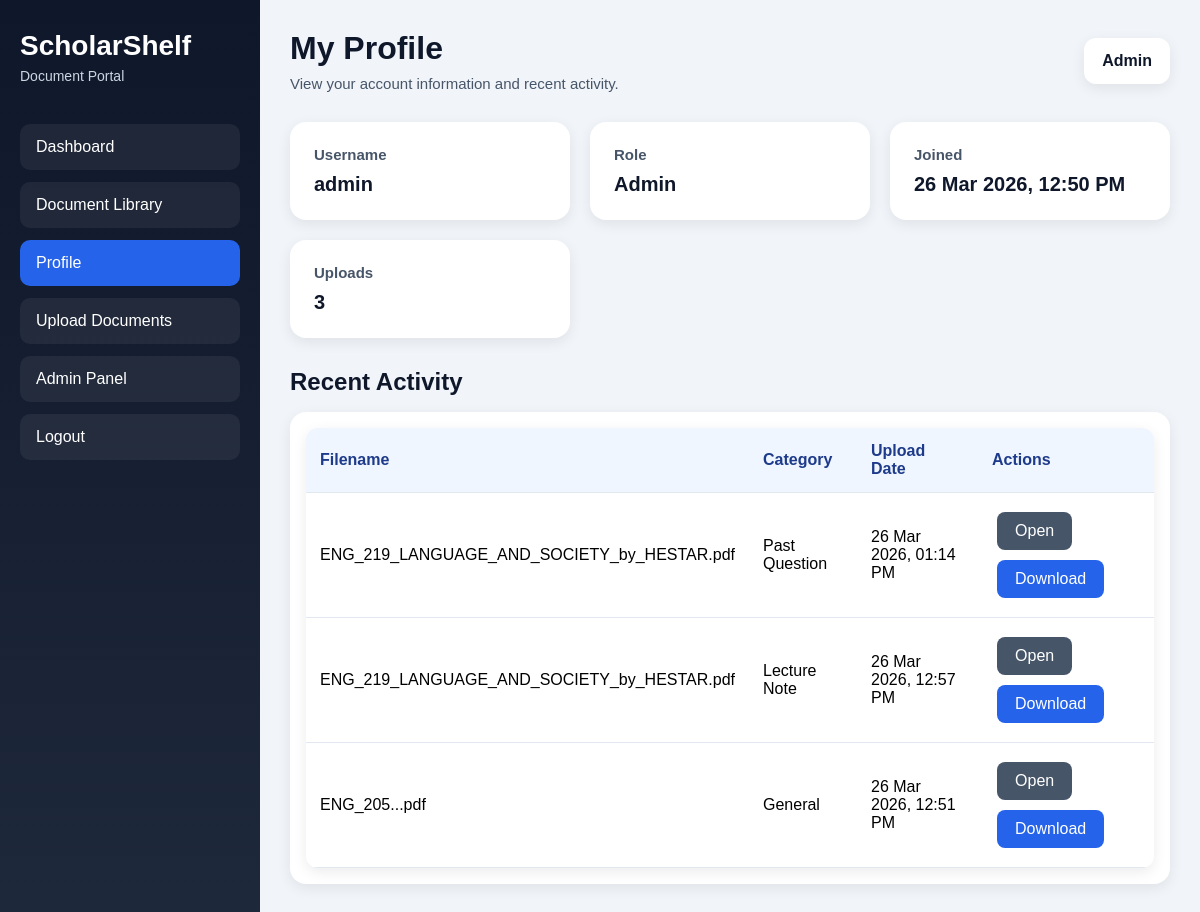
The page /profile (signed in) on the database as committed earlier.
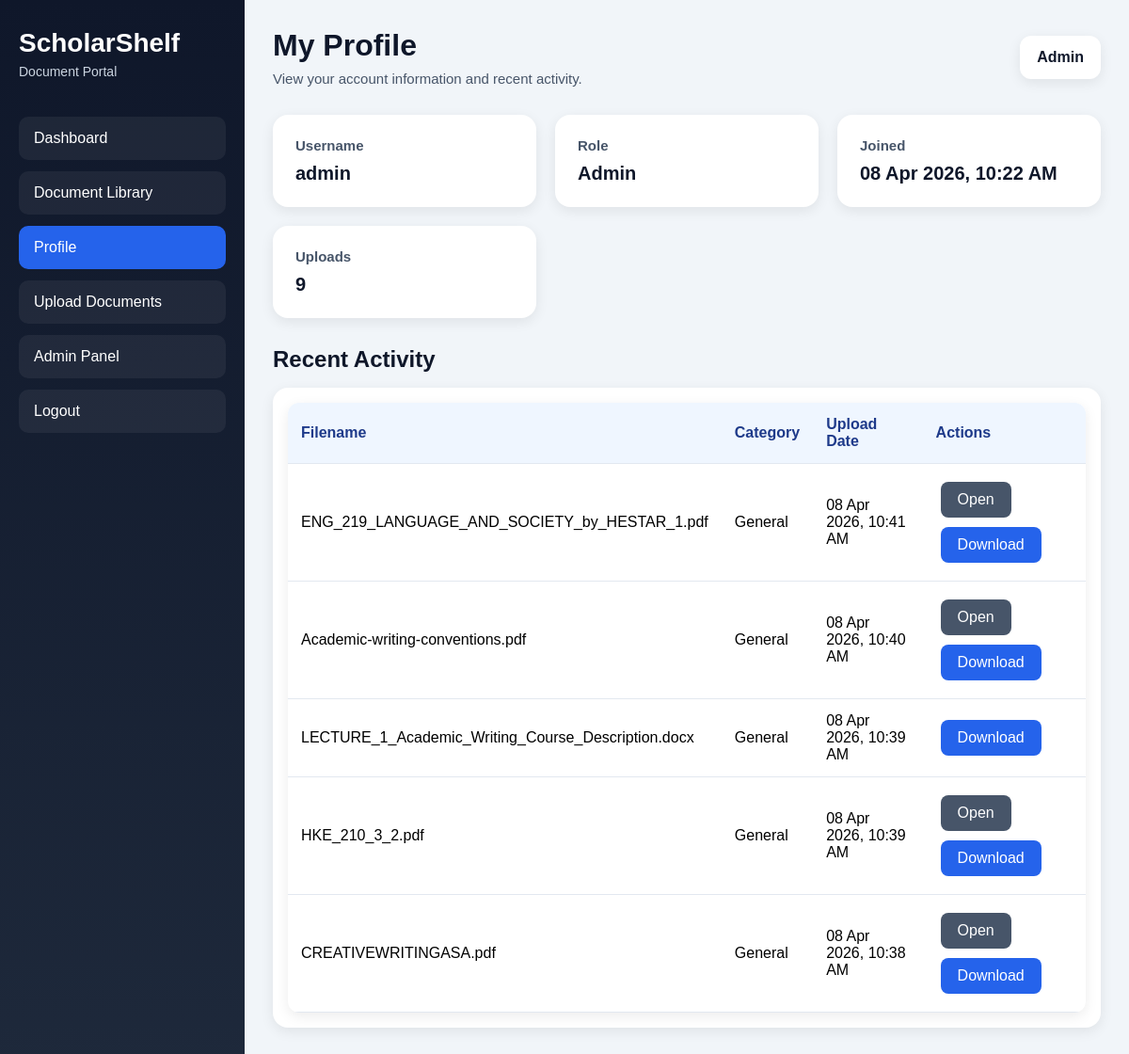
The same page on the database as committed later.
### tables this page shows
CREATE TABLE users (
            id INTEGER PRIMARY KEY AUTOINCREMENT,
            username TEXT UNIQUE NOT NULL,
            password TEXT NOT NULL,
            role TEXT NOT NULL DEFAULT 'member',
            created_at TEXT DEFAULT CURRENT_TIMESTAMP
        );

CREATE TABLE documents (
            id INTEGER PRIMARY KEY AUTOINCREMENT,
            filename TEXT NOT NULL,
            original_filename TEXT NOT NULL,
            uploaded_by TEXT NOT NULL,
            category TEXT NOT NULL DEFAULT 'General',
            upload_date TEXT DEFAULT CURRENT_TIMESTAMP
        );

### app.py (the view)
@app.route("/profile")
def profile():
    if not is_logged_in():
        flash("Please login first.", "warning")
        return redirect(url_for("login"))
    conn = get_db_connection()
    cursor = conn.cursor()
    cursor.execute("SELECT * FROM users WHERE username = ?", (session["username"],))
    user = cursor.fetchone()
    cursor.execute("SELECT COUNT(*) AS uploaded_count FROM documents WHERE uploaded_by = ?", (session["username"],))
    uploaded_count = cursor.fetchone()["uploaded_count"]
    cursor.execute("""
        SELECT * FROM documents
        WHERE uploaded_by = ?
        ORDER BY id DESC
        LIMIT 5
    """, (session["username"],))
    recent_user_docs = cursor.fetchall()
    conn.close()
    return render_template(
        "profile.html",
        user=user,
        uploaded_count=uploaded_count,
        recent_user_docs=recent_user_docs
    )

### app.py (called while the page is built)
def get_db_connection():
    conn = sqlite3.connect(DATABASE)
    conn.row_factory = sqlite3.Row
    return conn

def is_logged_in():
    return "username" in session

def format_datetime(value):
    if not value:
        return "N/A"
    try:
        dt = datetime.fromisoformat(value.replace("Z", ""))
        return dt.strftime("%d %b %Y, %I:%M %p")
    except Exception:
        try:
            dt = datetime.strptime(value, "%Y-%m-%d %H:%M:%S")
            return dt.strftime("%d %b %Y, %I:%M %p")
        except Exception:
            return value

@app.before_request
def setup_once():
    init_db()

### templates/profile.html (shortened to what this page needs)
<!DOCTYPE html>
<html lang="en">
<head>
    <link rel="stylesheet" href="{{ url_for('static', filename='style.css') }}">
</head>
<body>
    <div class="portal-layout">
        <aside class="sidebar">
            <div>
                <div class="brand">
                    <h2>ScholarShelf</h2>
                    <p>Document Portal</p>
                </div>
                <nav class="sidebar-nav">
                    <a href="{{ url_for('dashboard') }}">Dashboard</a>
                    <a href="{{ url_for('files') }}">Document Library</a>
                    <a href="{{ url_for('profile') }}" class="active">Profile</a>
                    {% if session.get('role') == 'admin' %}
                    <a href="{{ url_for('upload') }}">Upload Documents</a>
                    <a href="{{ url_for('admin_panel') }}">Admin Panel</a>
                    {% endif %}
                    <a href="{{ url_for('logout') }}">Logout</a>
                </nav>
            </div>
        </aside>
        <main class="main-content">
            <header class="topbar">
                <div>
                    <h1>My Profile</h1>
                    <p class="subtext">View your account information and recent activity.</p>
                </div>
                <div class="user-badge">
                    <span>{{ user["role"]|title }}</span>
                </div>
            </header>
            <section class="stats-grid">
                <div class="stat-card">
                    <h3>Username</h3>
                    <p>{{ user["username"] }}</p>
                </div>
                <div class="stat-card">
                    <h3>Role</h3>
                    <p>{{ user["role"]|title }}</p>
                </div>
                <div class="stat-card">
                    <h3>Joined</h3>
                    <p>{{ user["created_at"]|datetimeformat }}</p>
                </div>
                <div class="stat-card">
                    <h3>Uploads</h3>
                    <p>{{ uploaded_count }}</p>
                </div>
            </section>
            <section class="notice-board">
                <h2>Recent Activity</h2>
                {% if recent_user_docs %}
                <div class="table-wrapper">
                    <table>
                        <thead>
                            <tr>
                                <th>Filename</th>
                                <th>Category</th>
                                <th>Upload Date</th>
                                <th>Actions</th>
                            </tr>
                        </thead>
                        <tbody>
                            {% for doc in recent_user_docs %}
                            {% set ext = doc["filename"].split(".")[-1].lower() %}
                            <tr>
                                <td>{{ doc["original_filename"] }}</td>
                                <td>{{ doc["category"] }}</td>
                                <td>{{ doc["upload_date"]|datetimeformat }}</td>
                                <td>
                                    {% if ext == "pdf" %}
                                    <a href="{{ url_for('viewer', doc_id=doc['id']) }}" class="btn secondary">Open</a>
                                    {% endif %}
                                    <a href="{{ url_for('download', filename=doc['filename']) }}" class="btn">Download</a>
                                </td>
                            </tr>
                            {% endfor %}
                        </tbody>
                    </table>
                </div>
                {% else %}
                <div class="empty-state">
                    <h3>No recent activity</h3>
                    <p>Your recently uploaded documents will appear here.</p>
                </div>
                {% endif %}
            </section>
        </main>
    </div>
</body>
</html>

Rows that differ between the two databases and show on the page:
no longer on this page (row edited): documents: original_filename "ENG_219_LANGUAGE_AND_SOCIETY_by_HESTAR.pdf", category "Past Question", upload_date "26 Mar 2026, 01:14 PM"
no longer on this page (row edited): documents: original_filename "ENG_219_LANGUAGE_AND_SOCIETY_by_HESTAR.pdf", category "Lecture Note", upload_date "26 Mar 2026, 12:57 PM"
no longer on this page (row edited): documents: original_filename "ENG_205...pdf", category "General", upload_date "26 Mar 2026, 12:51 PM"
changed users "admin": created_at "26 Mar 2026, 12:50 PM" → "08 Apr 2026, 10:22 AM"
added documents: original_filename "ENG_219_LANGUAGE_AND_SOCIETY_by_HESTAR_1.pdf", category "General", upload_date "08 Apr 2026, 10:41 AM"
added documents: original_filename "Academic-writing-conventions.pdf", category "General", upload_date "08 Apr 2026, 10:40 AM"
added documents: original_filename "LECTURE_1_Academic_Writing_Course_Description.docx", category "General", upload_date "08 Apr 2026, 10:39 AM"
added documents: original_filename "HKE_210_3_2.pdf", category "General", upload_date "08 Apr 2026, 10:39 AM"
added documents: original_filename "CREATIVEWRITINGASA.pdf", category "General", upload_date "08 Apr 2026, 10:38 AM"
Other text that changed with them:
{{ uploaded_count }}: "3" → "9"
